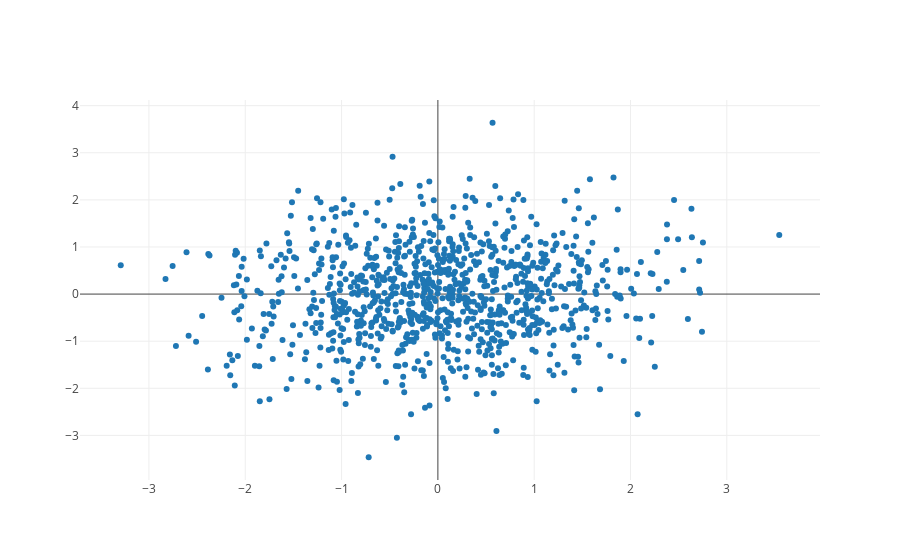

Source (notebook cell):
### Markdown cell above
#### Simple Scatter Plot

### Code cell
import plotly.offline as py
import plotly.graph_objs as go

py.init_notebook_mode(connected=True)

# Create random data with numpy
import numpy as np

N = 1000
random_x = np.random.randn(N)
random_y = np.random.randn(N)

# Create a trace
trace = go.Scatter(
    x = random_x,
    y = random_y,
    mode = 'markers'
)

data = [trace]

# Plot and embed in ipython notebook!
py.iplot(data, filename='basic-scatter')

# or plot with: plot_url = py.plot(data, filename='basic-line')

### Figure 1 — Plotly figure (JSON) as saved in the notebook; plotly's stock layout.template omitted (floating-point values rounded to 4 significant figures; data arrays with more than 128 entries replaced by an {"elided": "..."} marker saying what was removed)
{"data": [{"mode": "markers", "type": "scatter", "x": {"elided": "1000 float values"}, "y": {"elided": "1000 float values"}}], "layout": {}}
